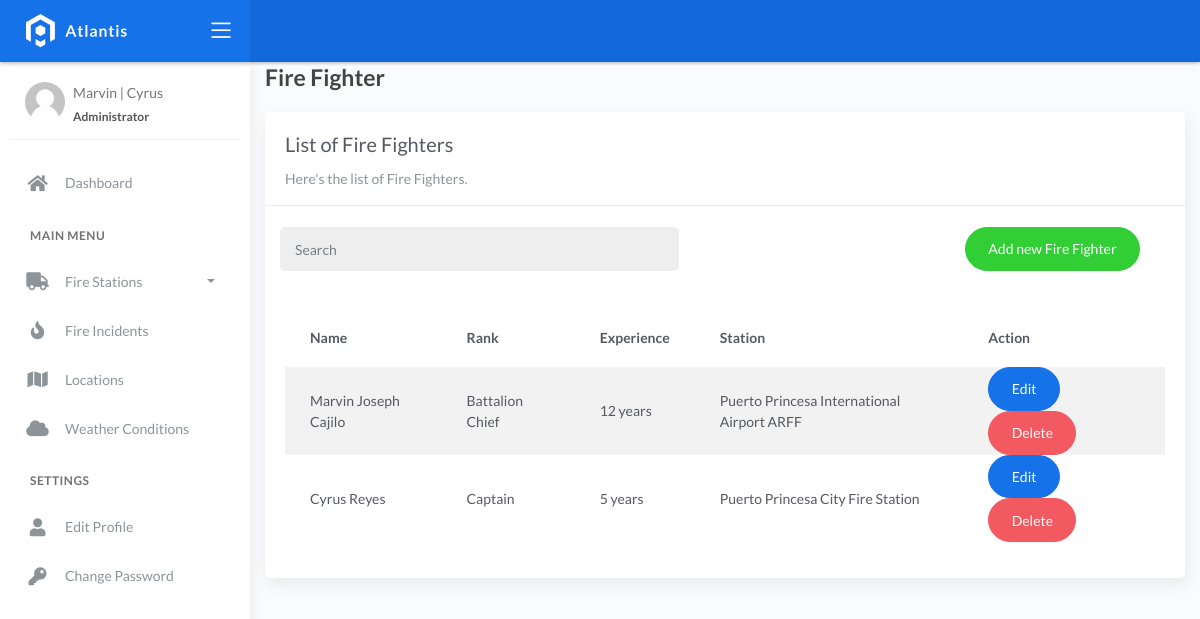
/firefighters/, run on the app's committed database.
### fire/models.py (models this page shows)
class BaseModel(models.Model):
    created_at = models.DateTimeField(auto_now_add=True, db_index=True)
    updated_at = models.DateTimeField(auto_now=True)
    class Meta:
        abstract = True

class Firefighters(BaseModel):
    XP_CHOICES = (
        ('Probationary Firefighter', 'Probationary Firefighter'),
        ('Firefighter I', 'Firefighter I'),
        ('Firefighter II', 'Firefighter II'),
        ('Firefighter III', 'Firefighter III'),
        ('Driver', 'Driver'),
        ('Captain', 'Captain'),
        ('Battalion Chief', 'Battalion Chief'),)
    name = models.CharField(max_length=150)
    rank = models.CharField(max_length=150, choices=XP_CHOICES)
    experience_level = models.CharField(max_length=150)
    station = models.ForeignKey(FireStation, on_delete=models.SET_NULL, null=True, blank=True)

class FireStation(BaseModel):
    name = models.CharField(max_length=150)
    latitude = models.DecimalField(
        max_digits=22, decimal_places=6, null=True, blank=True)
    longitude = models.DecimalField(
        max_digits=22, decimal_places=6, null=True, blank=True)
    address = models.CharField(max_length=150)
    city = models.CharField(max_length=150)  # can be in separate table
    country = models.CharField(max_length=150)  # can be in separate table
    def __str__(self):
        return self.name

### fire/views.py (the view)
# urls.py: path('firefighters/', FireFightersListView.as_view(), name='fire-fighter'),
class FireFightersListView(ListView):
    model = Firefighters
    template_name = 'firefighterlist.html'
    context_object_name = 'firefighter'
    paginate_by = 5
    def get_queryset(self):
        queryset = super().get_queryset()
        query = self.request.GET.get('q')
        if query:
            queryset = queryset.filter(Q(name__icontains=query) | Q(rank__icontains=query) |Q(experience_level__icontains=query) |Q(station__name__icontains=query))
        return queryset.order_by('id')

### templates/firefighterlist.html (shortened to what this page needs)
{% extends 'base.html' %}
{% load static %}
{% block content %}
<link rel="stylesheet" href="https://unpkg.com/leaflet@1.7.1/dist/leaflet.css" />
  <div class="content">
    <div class="container-fluid">
      <h4 class="page-title">Fire Fighter</h4>
      <div class="row">
        <div class="col-md-12">
          <div class="card">
            <div class="card-header">
              <div class="card-title">List of Fire Fighters</div>
              <div class="card-category">Here's the list of Fire Fighters.</div>
            </div>
            <br />
                <div class="col-md-12 row">
                <div class="col-md-6">
                    <form class="navbar-left navbar-form nav-search mr-md-3" action="{% url 'fire-fighter' %}">
                    <div class="input-group">
                        <input type="text" placeholder="Search" class="form-control" name="q" />
                        <div class="input-group-append">
                        <span class="input-group-text">
                        </span>
                        </div>
                    </div>
                    </form>
                </div>
                <div class="col-md-6">
                    <div class="pull-right">
                    <a href="{% url 'fire-fighter-add' %}" class="btn btn-success btn-rounded">Add new Fire Fighter</a>
                    </div>
                </div>
                </div>
            <div class="card-body">
              <table class="table table-striped mt-3">
                <thead>
                  <tr>
                    <th scope="col">Name</th>
                    <th scope="col">Rank</th>
                    <th scope="col">Experience</th>
                    <th scope="col">Station</th>
                    <th scope="col">Action</th>
                  </tr>
                </thead>
                <tbody>
                  {% for object in object_list %}
                    <tr>
                      <td>{{ object.name }}</td>
                      <td>{{ object.rank }}</td>
                      <td>{{ object.experience_level }}</td>
                      <td>{{ object.station }}</td>
                      <td>
                        <a href="{% url 'fire-fighter-edit' object.pk %}" class="btn btn-primary btn-rounded">Edit</a>
                        <a href="{% url 'fire-fighter-delete' object.pk %}" class="btn btn-danger btn-rounded">Delete</a>
                    </td>
                    </tr>
                    {% empty %}
                    <tr>
                      <td colspan="7" style="text-align: center">
                        <p class="text-sm font-weight-bold mb-0">No Records Found</p>
                      </td>
                    </tr>
                  {% endfor %}
                </tbody>
              </table>
            </div>
          </div>
        </div>
      </div>
    </div>
  </div>
{% endblock %}

### data on the page
Firefighters: name "Marvin Joseph Cajilo", rank "Battalion Chief", experience_level "12 years", station "Puerto Princesa International Airport ARFF"
Firefighters: name "Cyrus Reyes", rank "Captain", experience_level "5 years", station "Puerto Princesa City Fire Station"
